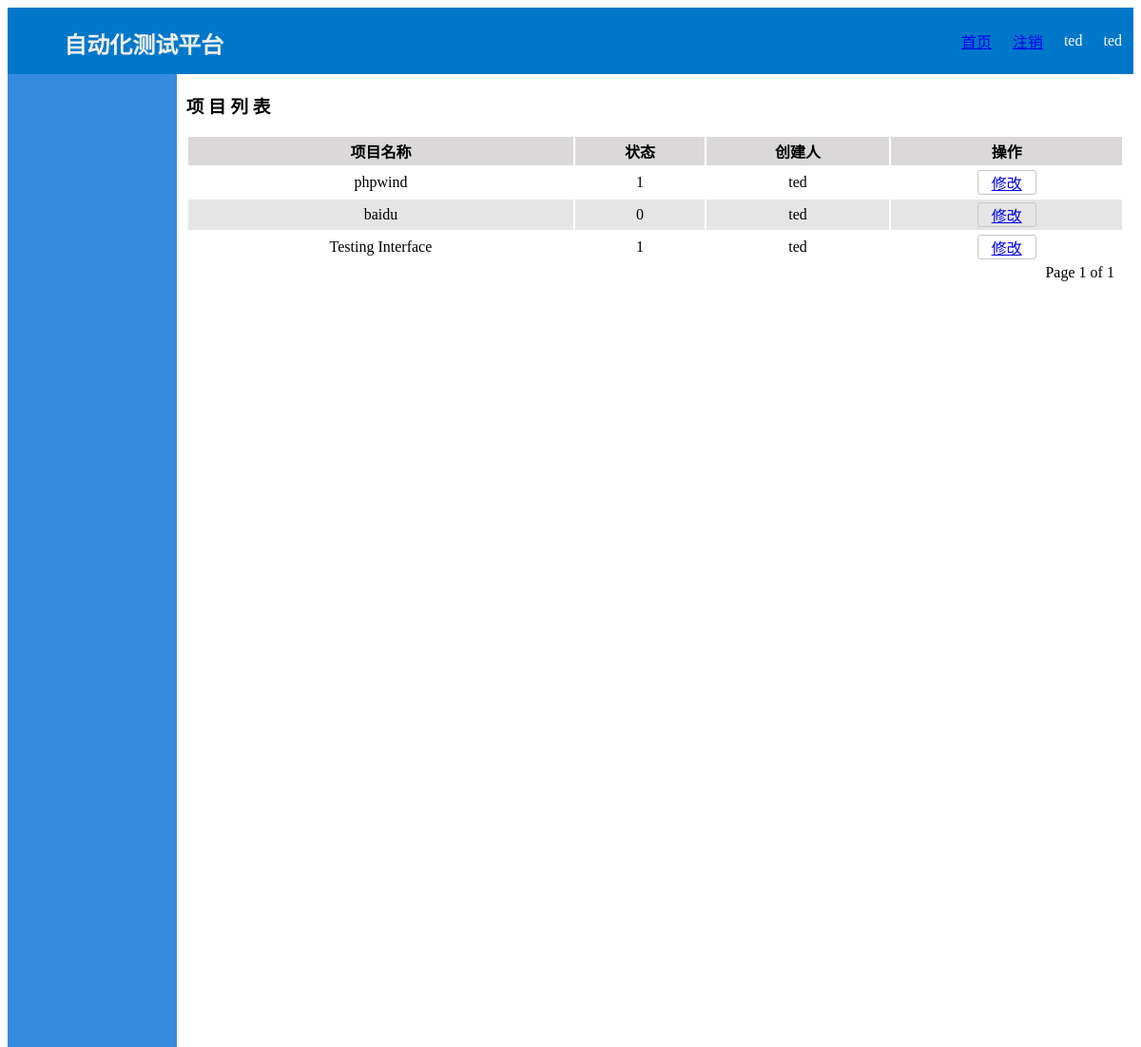
The page /projects/page/1 (signed in) on the database as committed earlier.
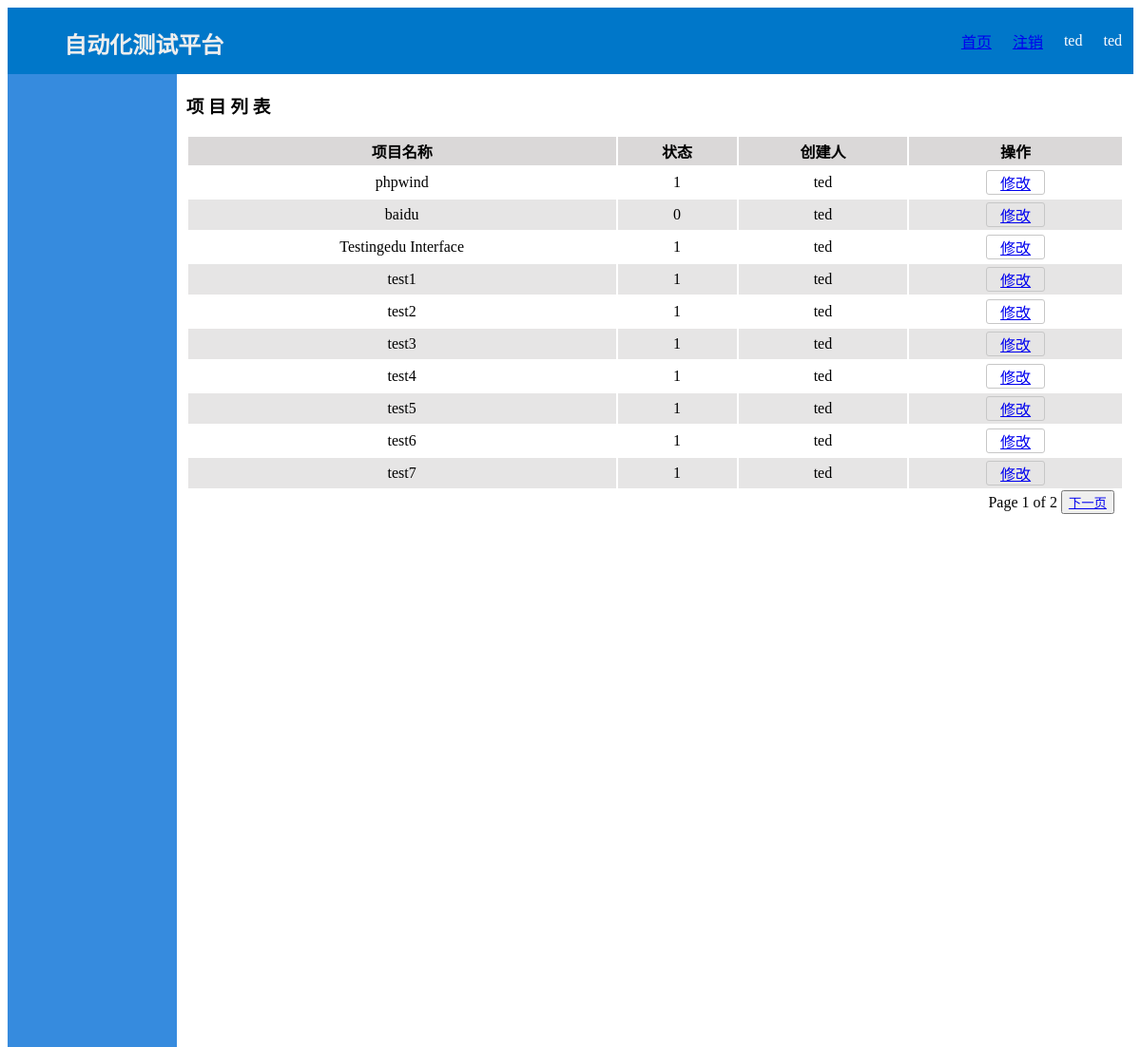
The same page on the database as committed later.
### projects/models.py (models this page shows, shortened)
class Projects(models.Model):
    project = models.CharField(max_length=32)
    status = models.CharField(max_length=8)
    charge = models.ForeignKey(User('username'), on_delete=models.SET('Null'))

### projects/views.py (the view)
# urls.py: path('', views.IndexView.as_view(), name='datasource'),
class IndexView(LoginRequiredMixin, generic.ListView):
    template_name = 'projects/index.html'
    context_object_name = 'project_list'  # 指定传入模板的context的名字
    def get_queryset(self, **kwargs):
        user_projects = ProjectsUser.objects.filter(user_id=self.request.user.id).values('project_id')
        projects = Projects.objects.filter(id__in=user_projects)
        paginator = Paginator(projects, 10)
        page = self.kwargs['page']
        try:
            pj = paginator.page(page)
        except PageNotAnInteger:
            pj = paginator.page(1)
        except EmptyPage:
            pj = paginator.page(paginator.num_pages)
        return pj
    def get_context_data(self, **kwargs):
        context = super().get_context_data(**kwargs)
        request = self.request
        user_group = request.session['user_group']
        rmenu = RoleMenu.objects.filter(role_name=user_group).values('menu')
        menu = Menu.objects.filter(menu_text__in=rmenu).order_by('order')
        context['menu'] = menu
        context['user_group'] = request.session['user_group']
        context['user_name'] = request.session['user_name']
        return context

### projects/templates/projects/index.html (shortened to what this page needs)
{% extends "base.html" %}
{% load static %}
{% block content %}
    <div>
        <h3>项 目 列 表</h3>
{% if project_list %}
    <table id="list">
        <thead>
            <tr>
                <th>项目名称</th>
                <th>状态</th>
                <th>创建人</th>
                <th>操作</th>
            </tr>
        </thead>
        <tbody>
            {% for project in project_list %}
                {% if forloop.counter|divisibleby:"2" %}
                    <tr class="even">
                {% else %}
                    <tr>
                {% endif %}
                        <td>{{project.project}}</td>
                        <td>{{project.status}}</td>
                        <td>{{project.charge}}</td>
                        <td>
                            <div class="button"><a href="{% url 'projects:modify' project.id %}">修改</a></div>
                        </td>
                    </tr>
            {% endfor %}
        </tbody>
    </table>
    <div class="pagination">
        <span class="current">Page {{project_list.number}} of {{project_list.paginator.num_pages}}</span>
        {% if project_list.has_next %}
            <button class="page_btn"><a href="./{{project_list.next_page_number}}">下一页</a></button>
        {% endif %}
    </div>
{% else %}
    <p>No Project available</p>
{% endif %}
    </div>
{% endblock %}

Rows that differ between the two databases and show on the page:
changed Projects: project "Testing Interface" → "Testingedu Interface"
added Projects: project "test1", status "1", charge "ted"
added Projects: project "test2", status "1", charge "ted"
added Projects: project "test3", status "1", charge "ted"
added Projects: project "test4", status "1", charge "ted"
added Projects: project "test5", status "1", charge "ted"
added Projects: project "test6", status "1", charge "ted"
added Projects: project "test7", status "1", charge "ted"
Other text that changed with them:
{{ project_list.paginator.num_pages }}: "1" → "2"
text now shown: "下一页"
